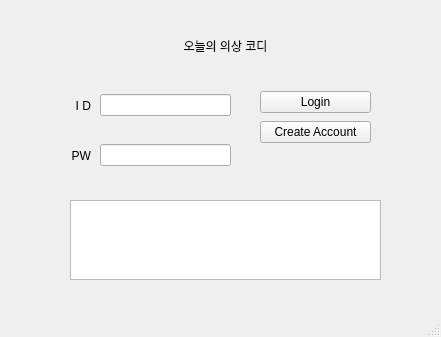
<?xml version="1.0" encoding="UTF-8"?>
<ui version="4.0">
 <class>Login</class>
 <widget class="QMainWindow" name="Login">
  <property name="geometry">
   <rect>
    <x>0</x>
    <y>0</y>
    <width>441</width>
    <height>337</height>
   </rect>
  </property>
  <property name="windowTitle">
   <string>Login</string>
  </property>
  <widget class="QWidget" name="centralwidget">
   <widget class="QWidget" name="verticalLayoutWidget_5">
    <property name="geometry">
     <rect>
      <x>260</x>
      <y>120</y>
      <width>111</width>
      <height>25</height>
     </rect>
    </property>
    <layout class="QVBoxLayout" name="verticalLayout_5">
     <item>
      <widget class="QPushButton" name="btn_NewAccount">
       <property name="text">
        <string>Create Account</string>
       </property>
      </widget>
     </item>
    </layout>
   </widget>
   <widget class="QWidget" name="verticalLayoutWidget_2">
    <property name="geometry">
     <rect>
      <x>70</x>
      <y>200</y>
      <width>311</width>
      <height>80</height>
     </rect>
    </property>
    <layout class="QVBoxLayout" name="verticalLayout_2">
     <item>
      <widget class="QTextEdit" name="textEdit_State"/>
     </item>
    </layout>
   </widget>
   <widget class="QWidget" name="verticalLayoutWidget_9">
    <property name="geometry">
     <rect>
      <x>100</x>
      <y>30</y>
      <width>251</width>
      <height>31</height>
     </rect>
    </property>
    <layout class="QVBoxLayout" name="verticalLayout_9">
     <item>
      <widget class="QLabel" name="label">
       <property name="text">
        <string>오늘의 의상 코디</string>
       </property>
       <property name="alignment">
        <set>Qt::AlignCenter</set>
       </property>
       <property name="margin">
        <number>-1</number>
       </property>
      </widget>
     </item>
    </layout>
   </widget>
   <widget class="QWidget" name="verticalLayoutWidget_4">
    <property name="geometry">
     <rect>
      <x>260</x>
      <y>90</y>
      <width>111</width>
      <height>25</height>
     </rect>
    </property>
    <layout class="QVBoxLayout" name="verticalLayout_4">
     <item>
      <widget class="QPushButton" name="btn_Login">
       <property name="text">
        <string>Login</string>
       </property>
      </widget>
     </item>
    </layout>
   </widget>
   <widget class="QWidget" name="verticalLayoutWidget">
    <property name="geometry">
     <rect>
      <x>100</x>
      <y>90</y>
      <width>131</width>
      <height>31</height>
     </rect>
    </property>
    <layout class="QVBoxLayout" name="verticalLayout">
     <item>
      <widget class="QLineEdit" name="lineEdit_ID"/>
     </item>
    </layout>
   </widget>
   <widget class="QWidget" name="verticalLayoutWidget_7">
    <property name="geometry">
     <rect>
      <x>60</x>
      <y>90</y>
      <width>31</width>
      <height>31</height>
     </rect>
    </property>
    <layout class="QVBoxLayout" name="verticalLayout_7">
     <item>
      <widget class="QLabel" name="label_3">
       <property name="text">
        <string>I D</string>
       </property>
       <property name="alignment">
        <set>Qt::AlignRight|Qt::AlignTrailing|Qt::AlignVCenter</set>
       </property>
      </widget>
     </item>
    </layout>
   </widget>
   <widget class="QWidget" name="verticalLayoutWidget_8">
    <property name="geometry">
     <rect>
      <x>60</x>
      <y>140</y>
      <width>31</width>
      <height>31</height>
     </rect>
    </property>
    <layout class="QVBoxLayout" name="verticalLayout_8">
     <item>
      <widget class="QLabel" name="label_2">
       <property name="text">
        <string>PW</string>
       </property>
       <property name="alignment">
        <set>Qt::AlignRight|Qt::AlignTrailing|Qt::AlignVCenter</set>
       </property>
      </widget>
     </item>
    </layout>
   </widget>
   <widget class="QWidget" name="verticalLayoutWidget_3">
    <property name="geometry">
     <rect>
      <x>100</x>
      <y>140</y>
      <width>131</width>
      <height>31</height>
     </rect>
    </property>
    <layout class="QVBoxLayout" name="verticalLayout_3">
     <item>
      <widget class="QLineEdit" name="lineEdit_PW"/>
     </item>
    </layout>
   </widget>
  </widget>
  <widget class="QMenuBar" name="menubar">
   <property name="geometry">
    <rect>
     <x>0</x>
     <y>0</y>
     <width>441</width>
     <height>21</height>
    </rect>
   </property>
  </widget>
  <widget class="QStatusBar" name="statusbar"/>
 </widget>
 <resources/>
 <connections>
  <connection>
   <sender>btn_Login</sender>
   <signal>clicked()</signal>
   <receiver>Login</receiver>
   <slot>Login()</slot>
   <hints>
    <hint type="sourcelabel">
     <x>305</x>
     <y>112</y>
    </hint>
    <hint type="destinationlabel">
     <x>404</x>
     <y>79</y>
    </hint>
   </hints>
  </connection>
  <connection>
   <sender>btn_NewAccount</sender>
   <signal>clicked()</signal>
   <receiver>Login</receiver>
   <slot>CS_CreateAccount()</slot>
   <hints>
    <hint type="sourcelabel">
     <x>345</x>
     <y>159</y>
    </hint>
    <hint type="destinationlabel">
     <x>401</x>
     <y>186</y>
    </hint>
   </hints>
  </connection>
 </connections>
 <slots>
  <slot>Login()</slot>
  <slot>CS_CreateAccount()</slot>
 </slots>
</ui>
